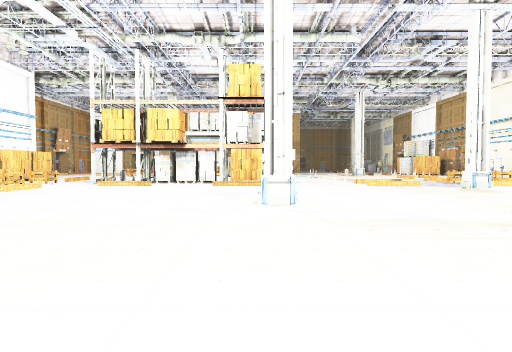
View 1 (above)

21 first-person views from a walk through a Unity game level. The camera is 1.2 m above the floor, tilts 2° down and sees 80° across. Doors are open. The floor is counted in squares, 2 m on a side. Each view is taken from the middle of a square. On the plan, view 1 faces up. The plan holds only what a view shows up to about 9 squares ahead; the rest is blank. The place goes on beyond the plan. Some surface patterns are stand-ins.

View 2
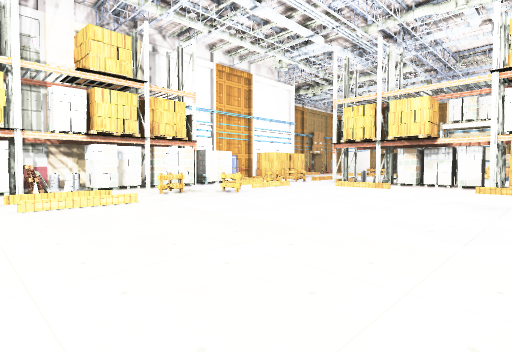

View 3
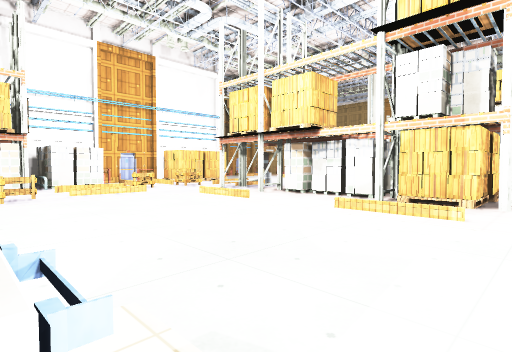

View 4
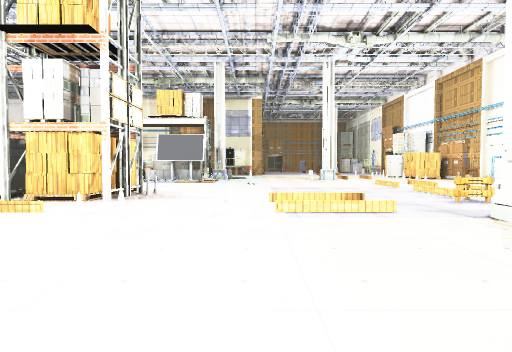

View 5
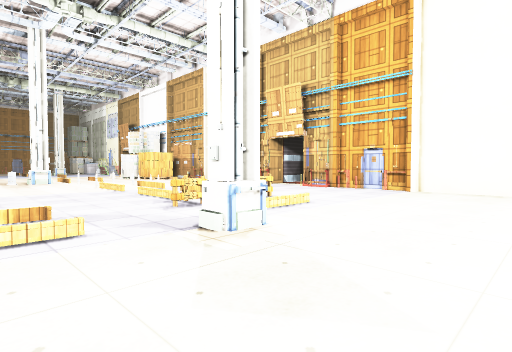

View 6
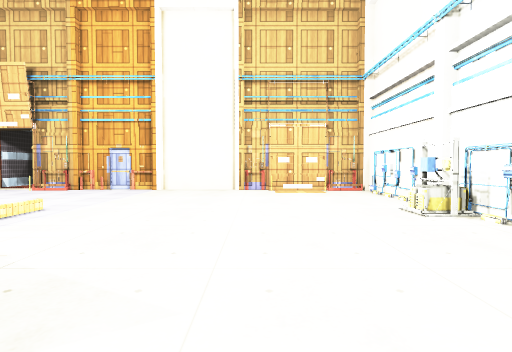

View 7
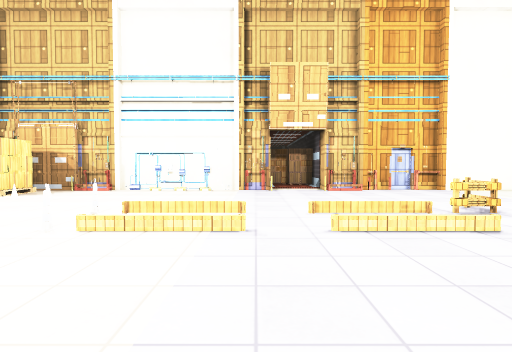

View 8
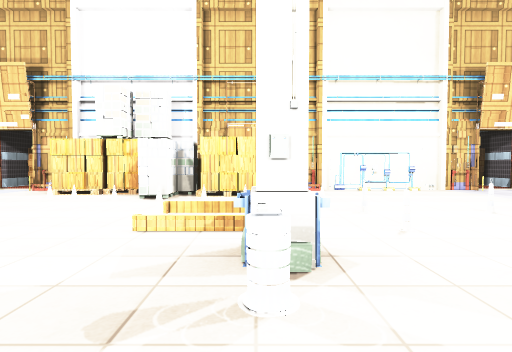

View 9
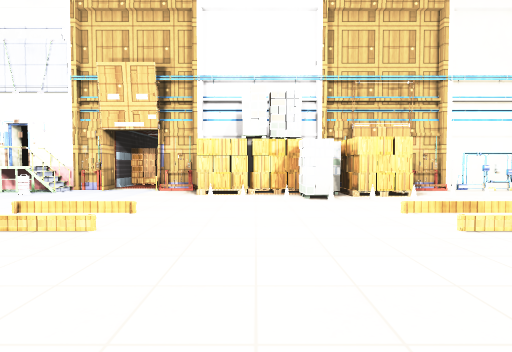

View 10
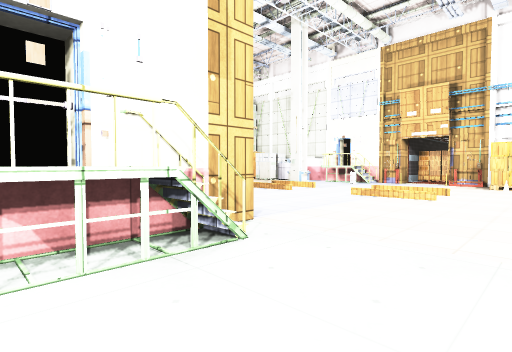

View 11
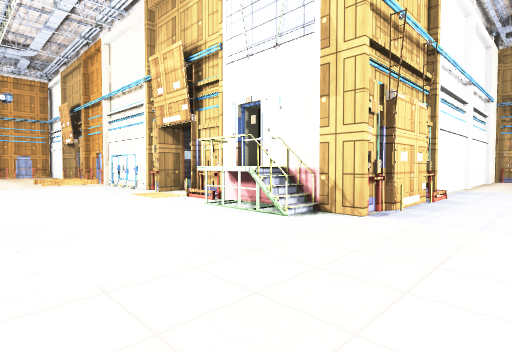

View 12
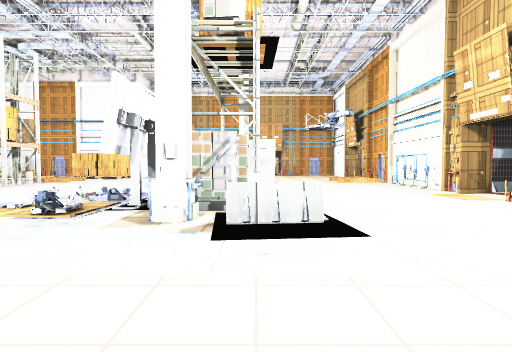

View 13
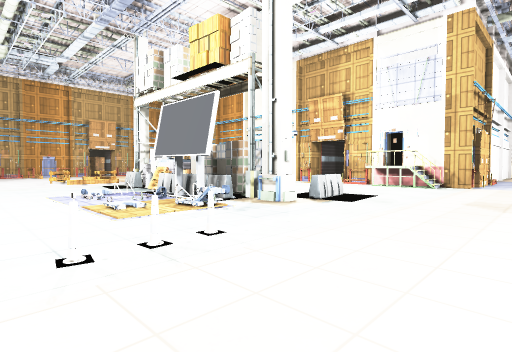

View 14
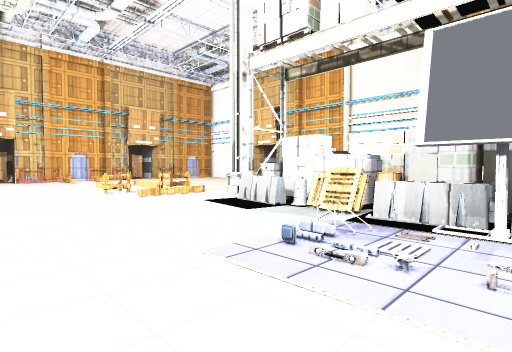

View 15
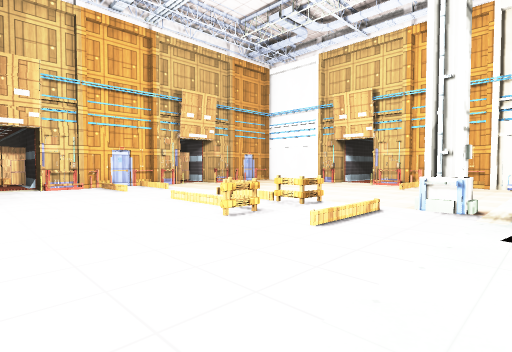

View 16
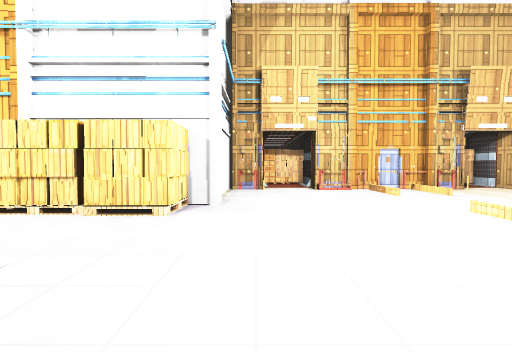

View 17
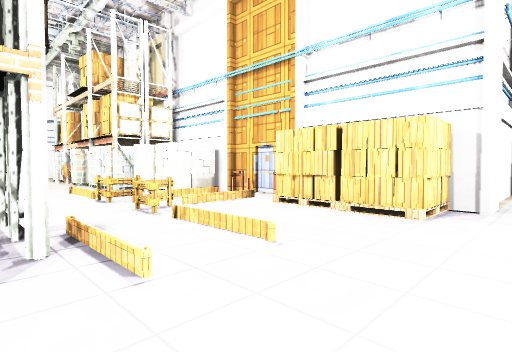

View 18
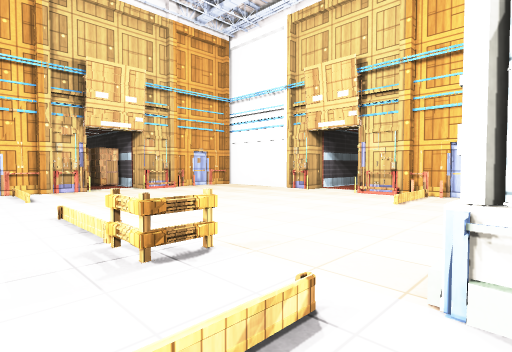

View 19
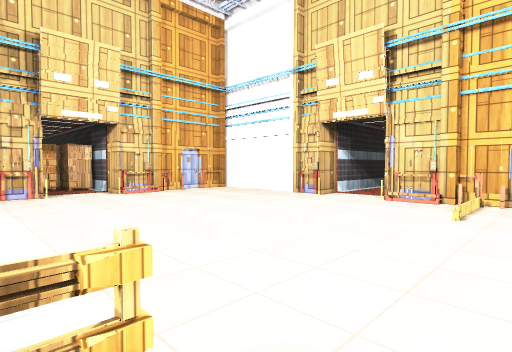

View 20
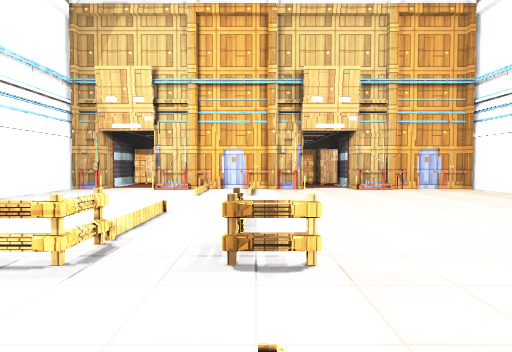

View 21
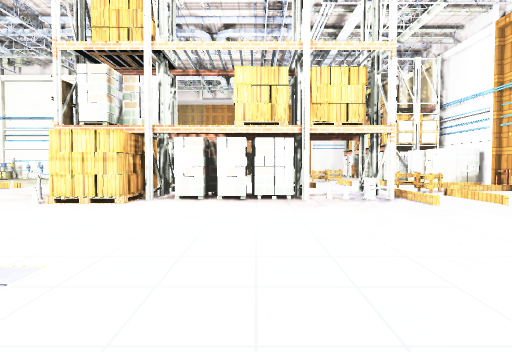

### Floor plan
Points are (right, up) in squares from view 1. A wall is a line through its corners. A room is listed if a view was taken in it or the views show most of it. See-through windows are left out.
Room 1 (views 1, 2, 3, 4, 5, 6, 7, 8, 9, 10, 11, 12, 13, 14, 15, 16, 17, 18, 19, 20, 21)
walls: (-1.1, 10.8) (-1.1, 9.9); (-1.2, 10.1) (-1.2, 11.5); (-1.3, 10) (-1.1, 11.1); (-3.7, 11.8) (-3.8, 9.9); (-3.8, 11.8) (-3.8, 10.9); (-3.8, 10.8) (-3.8, 10); (-9.7, 8.6) (-9.7, 6.5); (-2.5, 23.5) (-5.5, 23.5); (2.6, 23.5) (-0.2, 23.5); (1.7, 23.9) (1.2, 23.9) (1.2, 23.4); (11.5, 12.6) (11.5, 17.4); (11.6, 14.7) (11.4, 16.7); (7.1, 3.4) (7.7, 3.3) (7.7, 3.7) (8.2, 3.7); (7.1, 3.3) (8, 3.3); (7.1, 3.3) (11.5, 3.3) (11.5, 4.4); (11.5, 9.5) (11.5, 11.3) (12.5, 11.3); (11.7, 9.1) (11.7, 9.7); (-7.4, 23.5) (-8.2, 23.5); (-13, 13.3) (-9.7, 13.3) (-9.7, 12.9); (13, 12.6) (11.9, 12.6); (-9.7, 3.9) (-9.7, 2.2); (-13.4, 15.5) (-14.8, 15.5); (11.5, 5.6) (11.5, 9.2); (11.5, 21) (11.5, 23.4); (-14.1, 14.2) (-13.4, 14.2); (-10.4, 23.5) (-12.9, 23.5); (-13.4, 20.5) (-14.3, 20.5); (11.5, 24.7) (11.5, 25.5); (-9.5, 26.5) (-9.5, 24.4)
ways out: opening at (12, 12); opening at (12, 24); open door at (1.5, 24)
objects: other object (-15, 15); other object (-15, 20) to (-14, 20); other object (-13, 14); other object (-13, 16); other object (-13, 17); other object (-13, 18); other object (-13, 19); other object (-13, 21); other object (-13, 22); other object (-13, 23); other object (-12, 14); other object (-12, 15); other object (-12, 16); other object (-12, 17); other object (-12, 18); other object (-12, 19); other object (-12, 20); other object (-12, 21); other object (-10, 9); other object (-10, 10); other object (-10, 23); other object (-10, 24); other object (-9, 3); other object (-9, 7) to (-8, 7); other object (-9, 8); other object (-9, 11) to (-9, 12); other object (-9, 13); other object (-9, 23); other object (-8, 2); other object (-8, 3); other object (-8, 4); other object (-8, 5); other object (-8, 6); other object (-8, 9); other object (-8, 10); other object (-8, 17); other object (-8, 18); other object (-8, 23); other object (-7, 2); other object (-7, 7); other object (-7, 9); other object (-7, 10); other object (-7, 12); other object (-7, 17); other object (-7, 18); other object (-7, 22); other object (-7, 23); other object (-7, 24); other object (-6, 2); other object (-6, 4); other object (-6, 6) to (-5, 6); other object (-6, 7); other object (-6, 12); other object (-6, 17); other object (-6, 23); other object (-6, 24); other object (-5, 2); other object (-5, 11); other object (-5, 12); other object (-5, 19); other object (-5, 23); other object (-4, 9); other object (-4, 18); other object (-3, 11); other object (-3, 18); other object (-2, 11); other object (-2, 17); other object (-2, 18); other object (-2, 23); other object (-1, 9); other object (-1, 12) to (0, 12); other object (-1, 17); other object (-1, 18); other object (-1, 19); other object (-1, 23); other object (0, 5); other object (0, 10) to (0, 11); other object (0, 17) to (0, 18); other object (0, 19); other object (0, 23); other object (1, 11); other object (1, 12); other object (1, 17); other object (1, 18); other object (1, 23); other object (2, 17); other object (2, 19); other object (3, 15); other object (3, 16); other object (3, 23); other object (3, 24); other object (3, 25); other object (3, 26); other object (4, 9); other object (4, 10); other object (4, 24); other object (4, 25); other object (4, 26); other object (5, 18); other object (6, 8); other object (6, 18); other object (7, 9); other object (7, 10); other object (7, 12); other object (7, 14); other object (7, 15); other object (7, 17); other object (7, 18); other object (7, 23); other object (7, 26); other object (8, 10); other object (8, 12); other object (8, 14); other object (8, 15); other object (8, 17); other object (8, 18); other object (8, 23); other object (9, 21); other object (10, 4); other object (10, 6); other object (10, 11); other object (10, 13); other object (10, 17); other object (10, 18) to (10, 19); other object (10, 20) to (11, 20); other object (10, 23); other object (10, 25); other object (10, 26); other object (11, 5); other object (11, 7); other object (11, 9); other object (11, 10); other object (11, 14); other object (11, 18); other object (11, 19); other object (11, 21) to (11, 22); other object (11, 24); other object (11, 26)

Positions as (right, up) in squares from view 1, and headings:
1: (0, 0), facing up
2: (0, 1), facing up-left
3: (1, 5), facing up-left
4: (3, 5), facing up
5: (4, 6), facing up-right
6: (4, 6), facing right
7: (4, 13), facing right
8: (4, 18), facing right
9: (4, 21), facing right
10: (1, 21), facing up-right
11: (5, 20), facing up-left
12: (5, 19), facing left
13: (5, 14), facing up-left
14: (0, 14), facing up-left
15: (-4, 14), facing up-left
16: (-5, 14), facing left
17: (-5, 14), facing down-left
18: (-5, 17), facing up-left
19: (-6, 18), facing up-left
20: (-5, 18), facing left
21: (-3, 17), facing down
